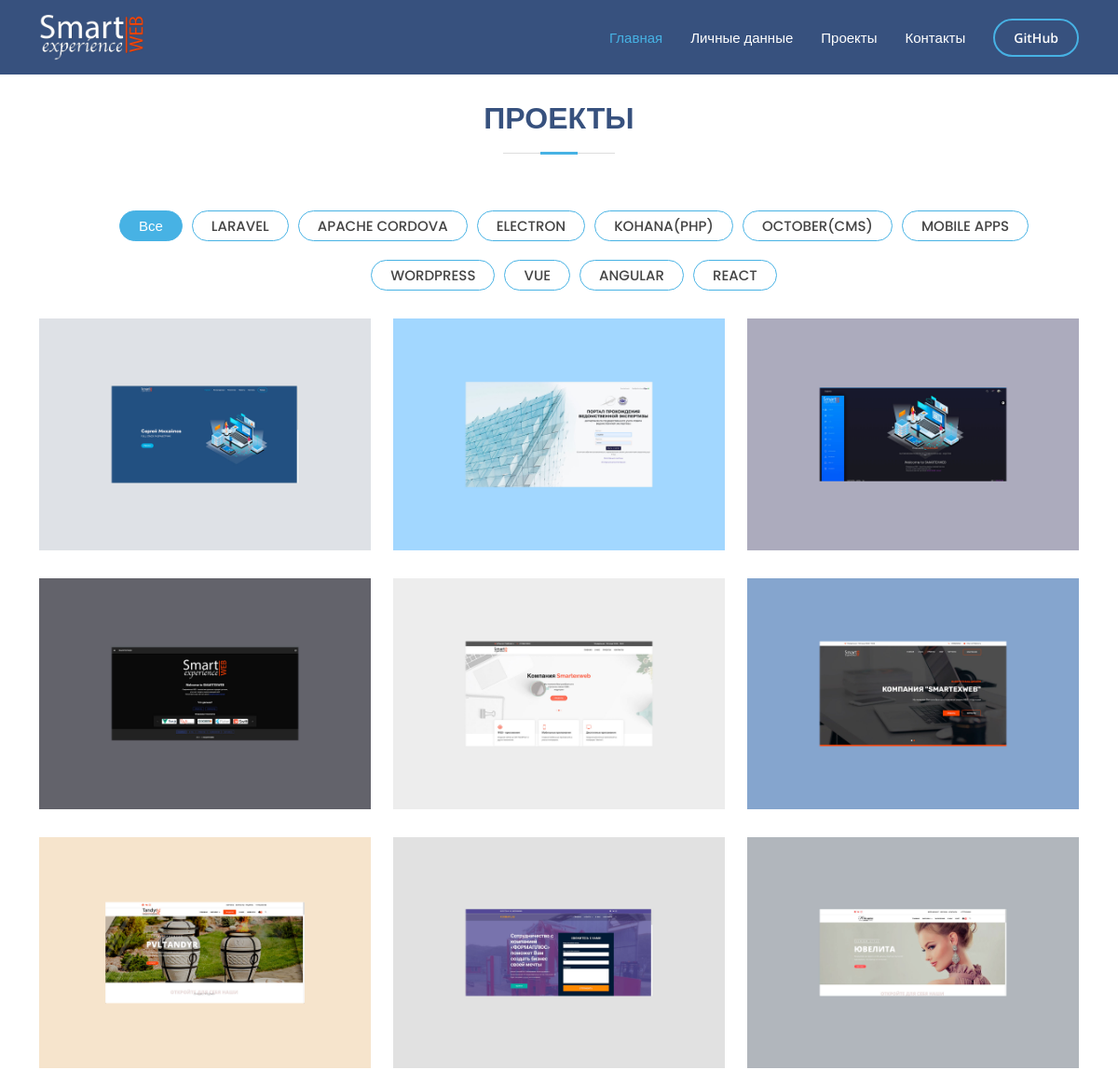
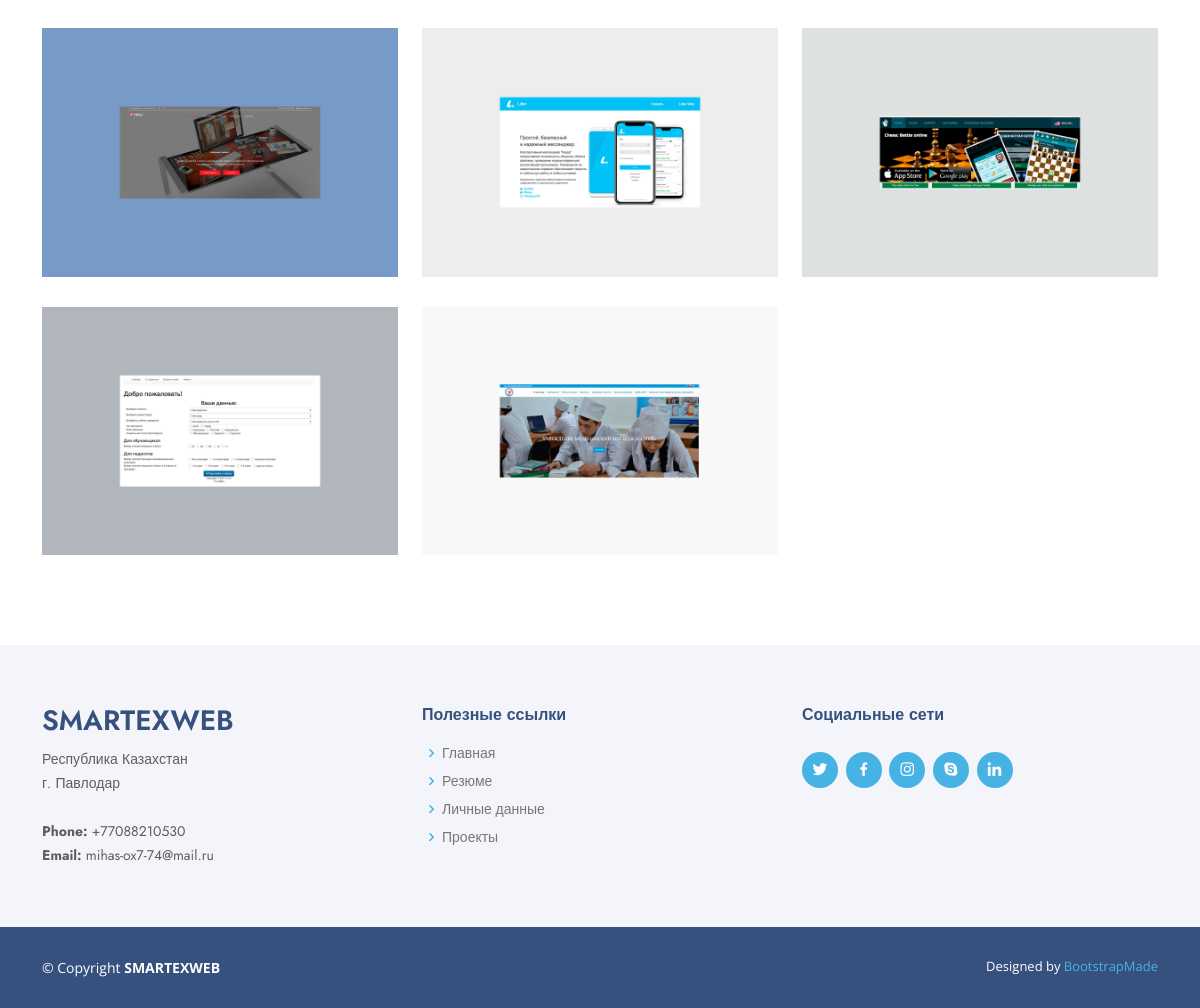
The page /portfolio/ on the database its author committed (2 pictures, top to bottom).
### portfolio/models.py (models this page shows, shortened)
class Category(models.Model):
    name = models.CharField("Категория", max_length=150)
    description = models.TextField("Описание")
    сreated = models.DateTimeField('Дата создания', null=True)
    class Meta:
        verbose_name = "Категория"
        verbose_name_plural = "Категории"

class Projects(models.Model):
    name = models.CharField('Название', max_length=250)
    description = models.TextField('Описание')
    client = models.CharField('Заказчик', max_length=250)
    spec = models.CharField('Должность', max_length=250)
    period = models.TextField('Период')
    siteurl = models.TextField('siteurl')
    category = models.ManyToManyField(
        Category, verbose_name="Категория", null=True
    )
    сreated = models.DateTimeField('Дата создания', null=True)
    class Meta:
        verbose_name = 'Проект'
        verbose_name_plural = 'Проекты'

class ProjectImages(models.Model):
    title = models.CharField("Заголовок", max_length=100)
    description = models.TextField("Описание")
    image = models.ImageField("Изображение", upload_to="project_images/")
    project = models.ForeignKey(Projects, verbose_name="Проект", on_delete=models.CASCADE, related_name="project_images")
    сreated = models.DateTimeField('Дата создания', null=True)
    class Meta:
        verbose_name = "Изображение проекта"
        verbose_name_plural = "Изображения проекта"

### portfolio/views.py (the view)
# urls.py: path('', views.portfolio_index, name='portfolio_index'),
def portfolio_index(request):
    categories = Category.objects.all()
    projects = Projects.objects.prefetch_related("project_images").all().order_by('сreated').reverse()
    return render(request, 'portfolio/portfolio_index.html', {'categories': categories, 'projects': projects})

### portfolio/templates/portfolio/portfolio_index.html (shortened to what this page needs)
{% extends 'main/layout.html' %}
{% load static %}
{% block content %}
    <section id="portfolio" class="portfolio">
        <div class="container" data-aos="fade-up">
          <div class="section-title">
            <h2>Проекты</h2>
          </div>
          <ul id="portfolio-flters" class="d-flex justify-content-center flex-wrap" data-aos="fade-up" data-aos-delay="100">
            <li data-filter="*" class="filter-active">Все</li>
            {% for cat in categories %}
              <li data-filter=".{{ cat.description }}">{{ cat.name }}</li>
            {% endfor %}
          </ul>
          <div class="row portfolio-container" data-aos="fade-up" data-aos-delay="200">
            {% for el in projects %}
            <div class="col-lg-4 col-md-6 portfolio-item {% for cat in el.category.values %}{{ cat.description }}{{ ' ' }}{% endfor %}">
              <div class="portfolio-img">
                  <img src="{{ el.project_images.first.image.url }}" class="img-fluid" alt="">
              </div>
            </div>
            {% endfor %}
          </div>
        </div>
    </section>
{% endblock %}

### main/templates/main/layout.html (shortened to what this page needs)
{% load static %}
<!DOCTYPE html>
<html lang="en">
<head>
  <link href="{% static 'main/vendor/aos/aos.css' %}" rel="stylesheet">
  <link href="{% static 'main/vendor/bootstrap/css/bootstrap.min.css' %}" rel="stylesheet">
  <link href="{% static 'main/vendor/bootstrap-icons/bootstrap-icons.css' %}" rel="stylesheet">
  <link href="{% static 'main/vendor/boxicons/css/boxicons.min.css' %}" rel="stylesheet">
  <link href="{% static 'main/vendor/glightbox/css/glightbox.min.css' %}" rel="stylesheet">
  <link href="{% static 'main/vendor/remixicon/remixicon.css' %}" rel="stylesheet">
  <link href="{% static 'main/vendor/swiper/swiper-bundle.min.css' %}" rel="stylesheet">
  <link href="{% static 'main/css/style.css' %}" rel="stylesheet">
</head>
<body>
  <header id="header" class="fixed-top ">
    <div class="container d-flex align-items-center">
      <a href="{% url 'home' %}" class="logo me-auto"><img src="{% static 'main/img/SM-logo2.png' %}" alt="" class="img-fluid"></a>
      <nav id="navbar" class="navbar">
        <ul>
          <li><a class="nav-link active" href="{% url 'home' %}">Главная</a></li>
          <li><a class="nav-link" href="{% url 'about' %}">Личные данные</a></li>
          <li><a class="nav-link scrollto" href="{% url 'portfolio_index' %}">Проекты</a></li>
          <li><a class="nav-link" href="{% url 'contact' %}">Контакты</a></li>
          <li><a class="getstarted scrollto" href="https://github.com/mseo-web" target="_blank">GitHub</a></li>
        </ul>
      </nav>
    </div>
  </header>
  {% block content %}{% endblock %}
  <footer id="footer">
    <div class="footer-top">
        <div class="container">
            <div class="row">
                <div class="col-lg-4 col-md-6 footer-contact">
                    <h3>SMARTEXWEB</h3>
                    <p>
                        Республика Казахстан <br />
                        г. Павлодар<br />
                        &nbsp; <br />
                        <strong>Phone:</strong> +77088210530<br />
                        <strong>Email:</strong> mihas-ox7-74@mail.ru<br />
                    </p>
                </div>
                <div class="col-lg-4 col-md-6 footer-links">
                    <h4>Полезные ссылки</h4>
                    <ul>
                    <li><i class="bx bx-chevron-right"></i> <a href="{% url 'home' %}">Главная</a></li>
                    <li><i class="bx bx-chevron-right"></i> <a href="{% url 'resume' %}">Резюме</a></li>
                    <li><i class="bx bx-chevron-right"></i> <a href="{% url 'about' %}">Личные данные</a></li>
                    <li><i class="bx bx-chevron-right"></i> <a href="{% url 'portfolio_index' %}">Проекты</a></li>
                    </ul>
                </div>
                <div class="col-lg-4 col-md-6 footer-links">
                    <h4>Социальные сети</h4>
                    <div class="social-links mt-3">
                    <a href="#" class="twitter"><i class="bx bxl-twitter"></i></a>
                    <a href="#" class="facebook"><i class="bx bxl-facebook"></i></a>
                    <a href="#" class="instagram"><i class="bx bxl-instagram"></i></a>
                    <a href="#" class="google-plus"><i class="bx bxl-skype"></i></a>
                    <a href="#" class="linkedin"><i class="bx bxl-linkedin"></i></a>
                    </div>
                </div>
            </div>
        </div>
    </div>
    <div class="container footer-bottom clearfix">
        <div class="copyright">
            &copy; Copyright <strong><span>SMARTEXWEB</span></strong>
        </div>
        <div class="credits">
            Designed by <a href="https://bootstrapmade.com/" target="_blank">BootstrapMade</a>
        </div>
    </div>
</footer>
</body>
</html>

### main/static/main/css/style.css (style rules this page uses)
body { font-family: "Open Sans", sans-serif; color: #444444; }
a { color: #47b2e4; text-decoration: none; }
h1, h2, h3, h4, h5, h6 { font-family: "Jost", sans-serif; }
#header { transition: all 0.5s; z-index: 997; padding: 15px 0; background: #37517e; }
#header .logo { font-size: 30px; margin: 0; padding: 0; line-height: 1; font-weight: 500; letter-spacing: 2px; text-transform: uppercase; }
#header .logo img { max-height: 50px; }
.navbar { padding: 0; }
.navbar ul { margin: 0; padding: 0; display: flex; list-style: none; align-items: center; }
.navbar li { position: relative; }
.navbar a, .navbar a:focus { display: flex; align-items: center; justify-content: space-between; padding: 10px 0 10px 30px; font-size: 15px; font-weight: 500; color: #fff; white-space: nowrap; transition: 0.3s; }
.navbar a:hover, .navbar .active, .navbar .active:focus, .navbar li:hover>a { color: #47b2e4; }
.navbar .getstarted, .navbar .getstarted:focus { padding: 8px 20px; margin-left: 30px; border-radius: 50px; color: #fff; font-size: 14px; border: 2px solid #47b2e4; font-weight: 600; }
section { padding: 60px 0; overflow: hidden; }
.section-title { text-align: center; padding-bottom: 30px; }
.section-title h2 { font-size: 32px; font-weight: bold; text-transform: uppercase; margin-bottom: 20px; padding-bottom: 20px; position: relative; color: #37517e; }
.section-title h2::before { content: ""; position: absolute; display: block; width: 120px; height: 1px; background: #ddd; bottom: 1px; left: calc(50% - 60px); }
.section-title h2::after { content: ""; position: absolute; display: block; width: 40px; height: 3px; background: #47b2e4; bottom: 0; left: calc(50% - 20px); }
.portfolio #portfolio-flters { list-style: none; margin-bottom: 20px; }
.portfolio #portfolio-flters li { cursor: pointer; display: inline-block; margin: 10px 5px; font-size: 15px; font-weight: 500; line-height: 1; color: #444444; transition: all 0.3s; padding: 8px 20px; border-radius: 50px; border: 1px solid #47b2e4; font-family: "Poppins", sans-serif; }
.portfolio #portfolio-flters li:hover, .portfolio #portfolio-flters li.filter-active { background: #47b2e4; color: #fff; }
.portfolio .portfolio-item { position: relative; margin-bottom: 30px; }
.portfolio .portfolio-item .portfolio-img { overflow: hidden; }
.portfolio .portfolio-item .portfolio-img img { transition: all 0.6s; }
#footer { font-size: 14px; background: #37517e; }
#footer .footer-top { padding: 60px 0 30px 0; background: #f3f5fa; }
#footer .footer-top .footer-contact { margin-bottom: 30px; }
#footer .footer-top .footer-contact h3 { font-size: 28px; margin: 0 0 10px 0; padding: 2px 0 2px 0; line-height: 1; text-transform: uppercase; font-weight: 600; color: #37517e; }
#footer .footer-top .footer-contact p { font-size: 14px; line-height: 24px; margin-bottom: 0; font-family: "Jost", sans-serif; color: #5e5e5e; }
#footer .footer-top h4 { font-size: 16px; font-weight: bold; color: #37517e; position: relative; padding-bottom: 12px; }
#footer .footer-top .footer-links { margin-bottom: 30px; }
#footer .footer-top .footer-links ul { list-style: none; padding: 0; margin: 0; }
#footer .footer-top .footer-links ul i { padding-right: 2px; color: #47b2e4; font-size: 18px; line-height: 1; }
#footer .footer-top .footer-links ul li { padding: 5px 0; display: flex; align-items: center; }
#footer .footer-top .footer-links ul li:first-child { padding-top: 0; }
#footer .footer-top .footer-links ul a { color: #777777; transition: 0.3s; display: inline-block; line-height: 1; }
#footer .footer-top .social-links a { font-size: 18px; display: inline-block; background: #47b2e4; color: #fff; line-height: 1; padding: 8px 0; margin-right: 4px; border-radius: 50%; text-align: center; width: 36px; height: 36px; transition: 0.3s; }
#footer .footer-bottom { padding-top: 30px; padding-bottom: 30px; color: #fff; }
#footer .copyright { float: left; }
#footer .credits { float: right; font-size: 13px; }
#footer .credits a { transition: 0.3s; }
.logo { cursor: pointer; }
.logo { height: 50px; }
.logo img { height: 100%; width: auto; max-width: 100%; }

### rows shown on the page
Category: name "LARAVEL"
Category: name "APACHE CORDOVA"
Category: name "ELECTRON"
Category: name "KOHANA(PHP)"
Category: name "OCTOBER(CMS)"
Category: name "MOBILE APPS"
Category: name "WORDPRESS"
Category: name "VUE"
Category: name "ANGULAR"
Category: name "REACT"
Projects: project_images.first.image (picture)
Projects: project_images.first.image (picture)
Projects: project_images.first.image (picture)
Projects: project_images.first.image (picture)
Projects: project_images.first.image (picture)
Projects: project_images.first.image (picture)
Projects: project_images.first.image (picture)
Projects: project_images.first.image (picture)
Projects: project_images.first.image (picture)
Projects: project_images.first.image (picture)
Projects: project_images.first.image (picture)
Projects: project_images.first.image (picture)
Projects: project_images.first.image (picture)
Projects: project_images.first.image (picture)
